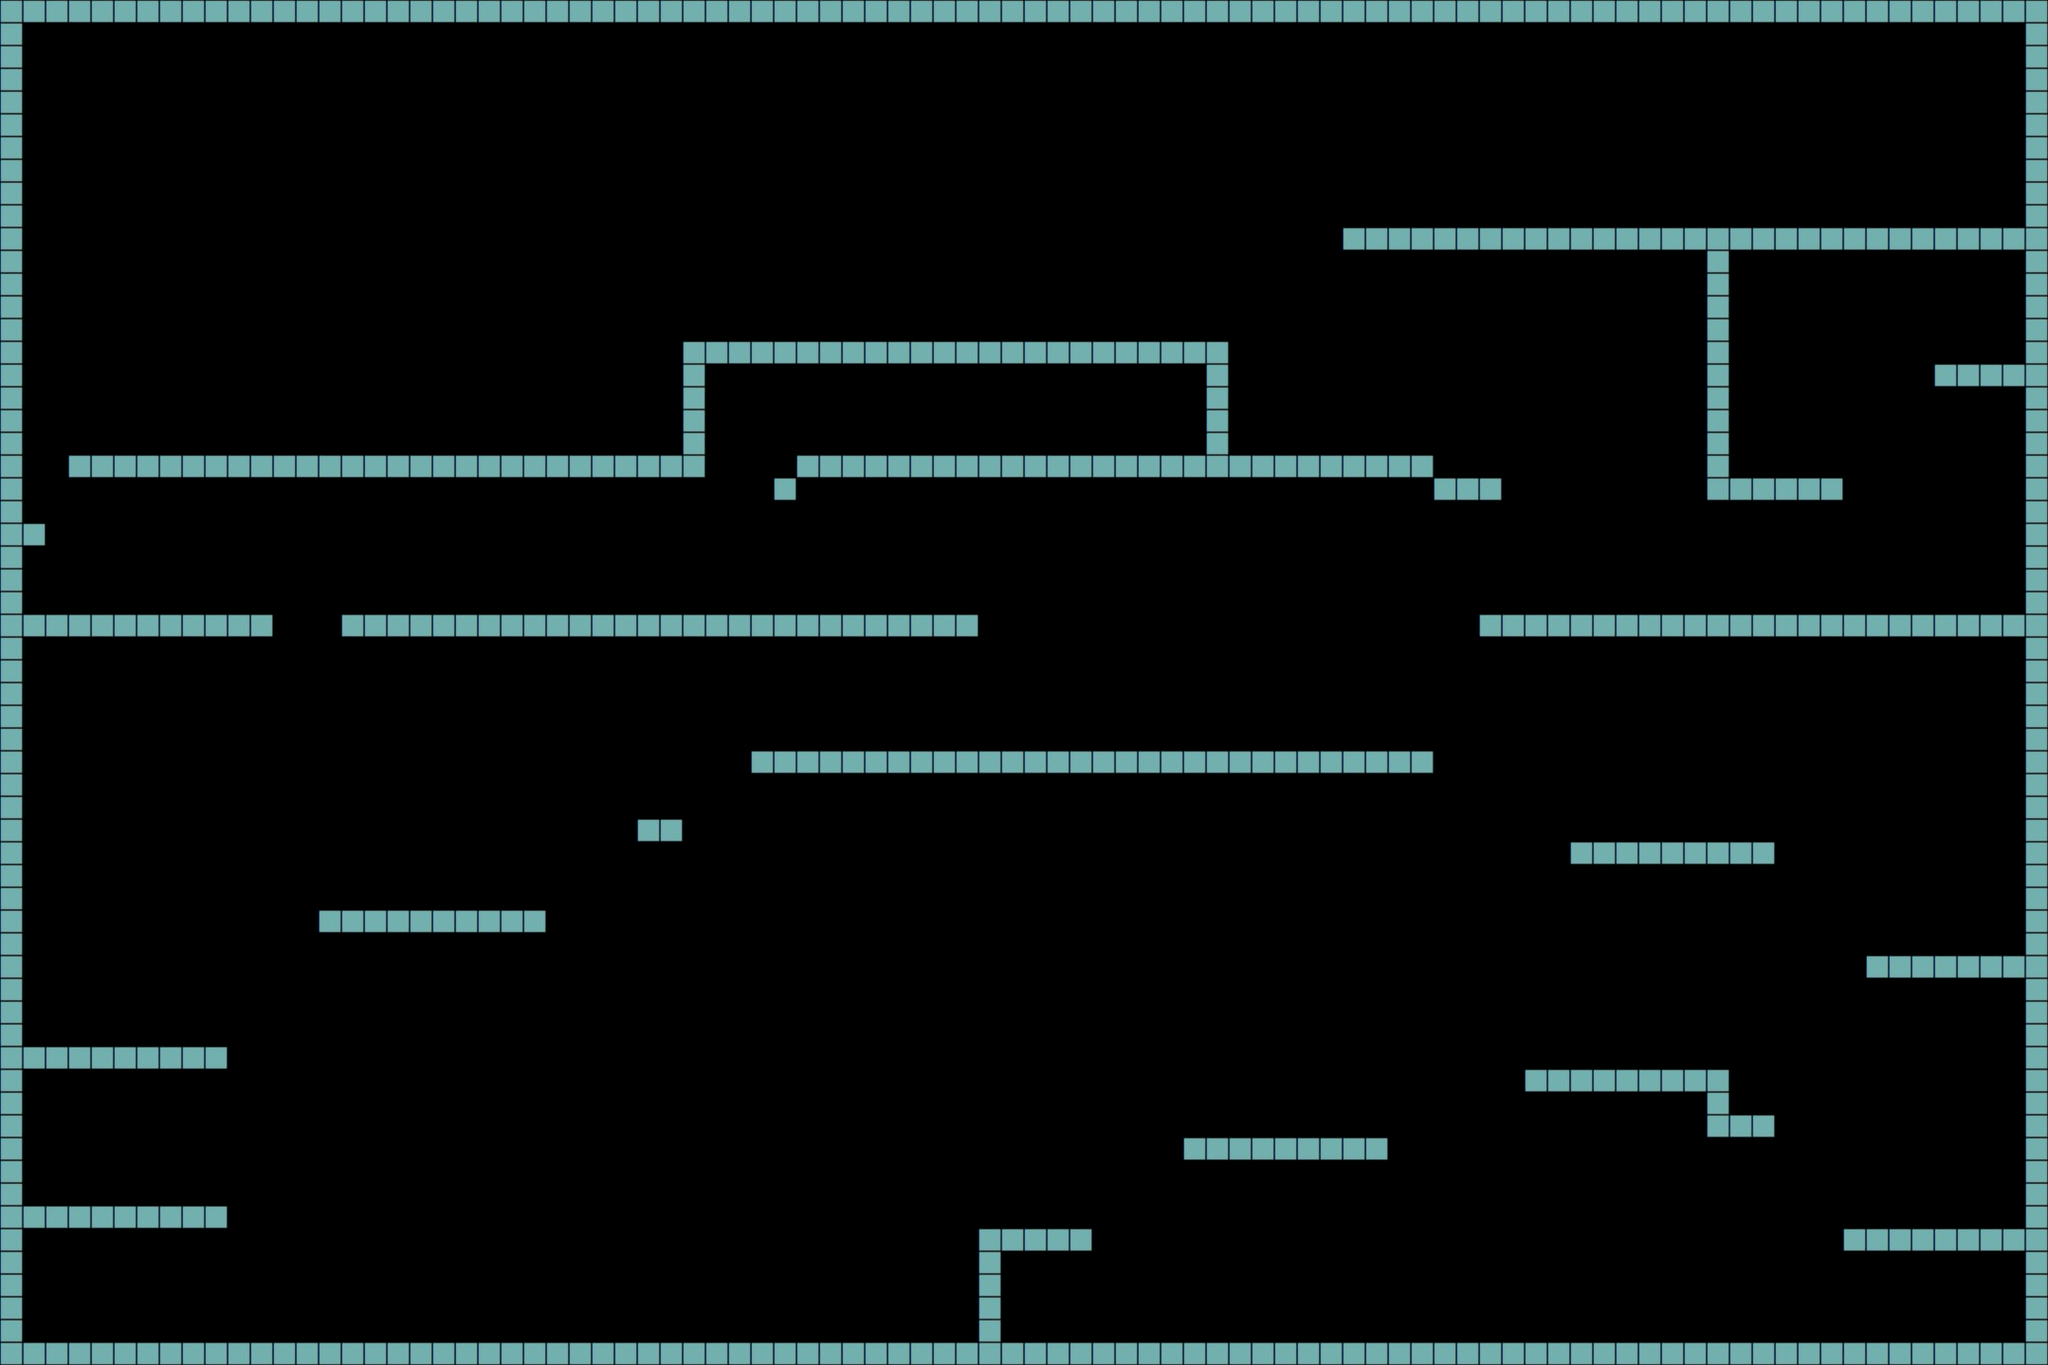

The image is a tile-based game level rendered from a .tmx file. Its description and source (layers, tilesets, objects; grid data summarised) follow:
An orthogonal 90x60 tile map with 25x25 px tiles, 1 tile layer (Tile Layer 1).

<map version="1.8" tiledversion="1.8.5" orientation="orthogonal" renderorder="right-down" width="90" height="60" tilewidth="25" tileheight="25" infinite="0" nextlayerid="2" nextobjectid="1">
 <editorsettings>
  <export target="Level1.json" format="json" />
 </editorsettings>
 <tileset firstgid="1" source="platformBlock.tsx" />
 <layer id="1" name="Tile Layer 1" width="90" height="60">
  <data>[5400 cells, 617 non-empty, 1 distinct tile ids]</data>
 </layer>
</map>